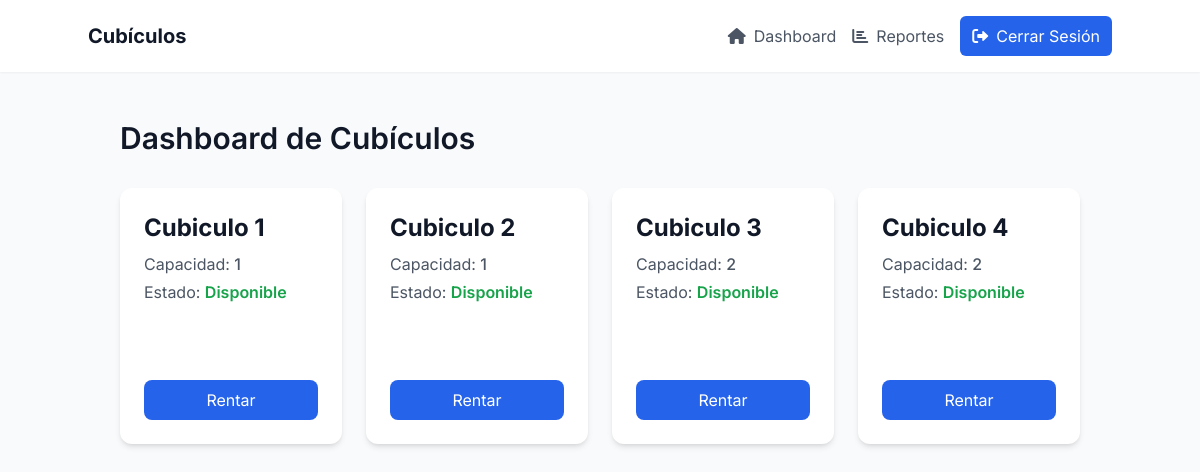
The page / (signed in) on the database its author committed.
### rentals/models.py (models this page shows, shortened)
class Cubicle(models.Model):
    STATUS_CHOICES = [
        ('disponible', 'Disponible'),
        ('ocupado', 'Ocupado'),
        ('mantenimiento', 'Mantenimiento'),
    ]
    name = models.CharField(max_length=50, unique=True)
    capacity = models.PositiveIntegerField(default=1)
    status = models.CharField(max_length=20, choices=STATUS_CHOICES, default='disponible')

### rentals/views.py (the view)
# urls.py: path('', dashboard, name='dashboard'),
@login_required
def dashboard(request):
    cubicles = Cubicle.objects.all().order_by('name')
    user_active_rental = None
    if not request.user.is_staff: # Only check for non-staff users
        user_active_rental = RentalLog.objects.filter(student__control_number=request.user.username, is_active=True).first()
    for cubicle in cubicles:
        cubicle.active_rental = RentalLog.objects.filter(cubicle=cubicle, is_active=True).first()
    return render(request, 'rentals/dashboard.html', {'cubicles': cubicles, 'user_active_rental': user_active_rental})

### rentals/templates/rentals/dashboard.html (shortened to what this page needs)
{% extends 'base.html' %}
{% block content %}
<h1 class="text-3xl font-semibold text-gray-900 mb-8">Dashboard de Cubículos</h1>
<div class="grid grid-cols-1 sm:grid-cols-2 md:grid-cols-3 lg:grid-cols-4 gap-6">
    {% for cubicle in cubicles %}
    <div class="bg-white rounded-xl shadow-md p-6 flex flex-col justify-between transform transition-all duration-300 hover:scale-105 h-64">
        <a href="{% url 'cubicle_detail' cubicle.pk %}" class="block flex-grow">
            <div>
                <h2 class="text-2xl font-bold text-gray-900 mb-2">{{ cubicle.name }}</h2>
                <p class="text-gray-600 mb-1">Capacidad: <span class="font-medium">{{ cubicle.capacity }}</span></p>
                <p class="text-gray-600 mb-4">Estado:
                    <span class="font-semibold
                        {% if cubicle.status == 'disponible' %}text-green-600{% elif cubicle.status == 'ocupado' %}text-red-600{% else %}text-yellow-600{% endif %}">
                        {{ cubicle.get_status_display }}
                    </span>
                </p>
            </div>
        </a>
        {% if cubicle.status == 'disponible' and not user_active_rental %}
            <a href="{% url 'rent_cubicle' cubicle.id %}" class="mt-4 w-full inline-block text-center bg-blue-600 text-white px-4 py-2 rounded-lg hover:bg-blue-700 transition-colors duration-200">Rentar</a>
        {% elif cubicle.status == 'disponible' and user_active_rental %}
            <button class="mt-4 w-full inline-block text-center bg-gray-300 text-gray-700 px-4 py-2 rounded-lg cursor-not-allowed" disabled>Ya tienes una reserva</button>
        {% else %}
            <button class="mt-4 w-full inline-block text-center bg-gray-300 text-gray-700 px-4 py-2 rounded-lg cursor-not-allowed" disabled>Ocupado</button>
        {% endif %}
    </div>
    {% endfor %}
</div>
{% endblock %}

### templates/base.html (shortened to what this page needs)
<!DOCTYPE html>
<html lang="en">
<head>
    <link rel="stylesheet" href="https://cdnjs.cloudflare.com/ajax/libs/font-awesome/6.0.0-beta3/css/all.min.css">
    <script src="https://cdn.tailwindcss.com"></script>
</head>
<body class="bg-gray-50 text-gray-800">
    <nav class="bg-white shadow-sm p-4 sticky top-0 z-50">
        <div class="container mx-auto flex justify-between items-center">
            <a href="{% url 'dashboard' %}" class="font-bold text-xl text-gray-900">Cubículos</a>
            <div class="flex items-center space-x-4">
                {% if user.is_authenticated %}
                    <a href="{% url 'dashboard' %}" class="text-gray-600 hover:text-blue-600 transition-colors duration-200 flex items-center">
                        <i class="fas fa-home nav-item-icon"></i><span class="nav-item-text">Dashboard</span>
                    </a>
                    <a href="{% url 'reports' %}" class="text-gray-600 hover:text-blue-600 transition-colors duration-200 flex items-center">
                        <i class="fas fa-chart-bar nav-item-icon"></i><span class="nav-item-text">Reportes</span>
                    </a>
                    <form action="{% url 'logout' %}" method="post" class="inline-flex items-center">
                        <button type="submit" class="px-3 py-2 bg-blue-600 text-white rounded-md hover:bg-blue-700 transition-colors duration-200 flex items-center">
                            <i class="fas fa-sign-out-alt nav-item-icon"></i><span class="nav-item-text">Cerrar Sesión</span>
                        </button>
                    </form>
                {% endif %}
            </div>
        </div>
    </nav>
    <main class="container mx-auto p-4 md:p-6 lg:p-8 mt-4">
        {% block content %}
        {% endblock %}
    </main>
</body>
</html>

### templates/base.html (style rules this page uses)
body { font-family: 'Inter', sans-serif; }
.nav-item-text { display: none; }
.nav-item-icon { display: inline-block; }
@media (min-width: 768px) { .nav-item-text { display: inline-block; } }
@media (min-width: 768px) { .nav-item-icon { margin-right: 0.5rem; } }

### rows shown on the page
Cubicle: name "Cubiculo 1", capacity "1", status "Disponible", shows "Rentar"
Cubicle: name "Cubiculo 2", capacity "1", status "Disponible", shows "Rentar"
Cubicle: name "Cubiculo 3", capacity "2", status "Disponible", shows "Rentar"
Cubicle: name "Cubiculo 4", capacity "2", status "Disponible", shows "Rentar"
